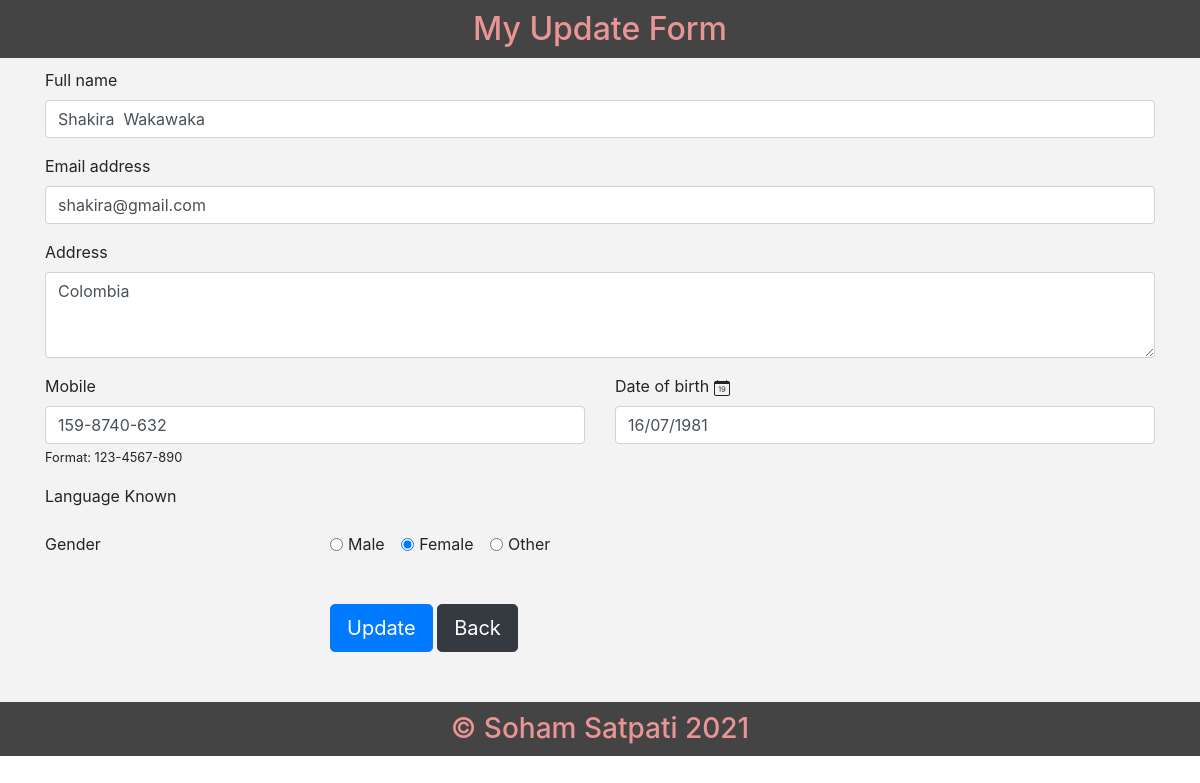
Page /updateuser.php?id=10 on the committed database.
### tables this page shows
CREATE TABLE `user` (
  `id` int(11) NOT NULL,
  `user_id` int(11) NOT NULL,
  `name` varchar(255) NOT NULL,
  `email` varchar(255) NOT NULL,
  `password` varchar(255) NOT NULL,
  `address` varchar(255) NOT NULL,
  `mobile` varchar(50) NOT NULL,
  `dob` varchar(50) NOT NULL,
  `lang` varchar(255) NOT NULL,
  `gender` varchar(20) NOT NULL
);

### updateuser.php (the view, shortened to what this page needs)
<?php
include "./include/header.php";
require_once "dbconn.php";
$errfname = $errlname= $erremail = $errpass = $err_repass = $erraddr = $errmobile = $errgender = $errdob = $errlang = "";
$id = $_GET['id'];
$sql = "SELECT * FROM user where id = '$id'";
$result = $conn->query($sql);
?>
<section class="myheader">
<h2><?php echo "My Update Form";?></h2>
</section>
<section class="maincontent">
<div class="container">
        <form method='post' name="form2" >
<?php
if ($result->num_rows > 0) {
    while($row = $result->fetch_assoc()) {
?>
            <div class="form-group">
            <label for="exampleFormControlInput1">Full name</label>
            <input type="text" class="form-control" id="name" placeholder="Enter your name" autocomplete="on" name="name" value="<?php echo $row['name'];?>">
          </div>
          <div class="form-group">
            <label for="exampleFormControlInput1">Email address</label>
            <input type="text" class="form-control" id="email" placeholder="name@example.com" autocomplete="on" name="email" value="<?php echo $row['email'];?>">
          </div>
          <div class="form-group">
            <label for="textarea">Address</label>
            <textarea class="form-control" id="address" rows="3" name="address" placeholder="Enter your Home address"><?php echo $row['address'];?></textarea><?php echo $erraddr;?>
          </div>
          <div class="form-group">
        <div class="row">
    <div class="col">
    <label for="exampleFormControlInput1">Mobile</label>
      <input type="tel" class="form-control" name = "mobile" placeholder="123-4567-890" pattern="[0-9]{3}-[0-9]{4}-[0-9]{3}" value="<?php echo $row['mobile'];?>"><?php echo $errmobile;?><small>Format: 123-4567-890</small>
    </div>
    <div class="col">
    <label for="exampleFormControlInput1">Date of birth</label>
    <i class="bi bi-calendar-date"></i>
    <input data-date-format="dd/mm/yyyy" id="datepicker" class="form-control" name = "datepicker" placeholder="Choose Date of Birth" autocomplete = "off" value="<?php echo $row['dob'];?>">
    </div>
        </div>
        </div>
          <div class="form-group">
        <div class="row">
    <div class="col-sm-3">
    <label for="exampleFormControlInput1">Language Known</label>
    </div>
    <div class="col-sm-6">
    </div>
    <div class="col-sm-3">
    </div>
    </div>
  </div>
           <div class="form-group">
           <div class="row">
           <div class="col-sm-3">
           <label for="exampleFormControlInput1">Gender</label>
           </div>
           <div class="col-sm-9">
           <?php
           if($row['gender'] == "male"){
           ?>
           <div class="form-check form-check-inline">
                <input class="form-check-input" type="radio" id="inlineRadio1" name="MyRadio" value="male" checked = "true">
                <label class="form-check-label" for="inlineRadio1">Male</label>
              </div>
              <div class="form-check form-check-inline">
                <input class="form-check-input" type="radio" id="inlineRadio2" name="MyRadio" value="female">
                <label class="form-check-label" for="inlineRadio2">Female</label>
              </div>
              <div class="form-check form-check-inline">
                <input class="form-check-input" type="radio" id="inlineRadio2" name="MyRadio" value="other">
                <label class="form-check-label" for="inlineRadio2">Other</label>
              </div>
              <?php
           }
           else if($row['gender'] == "female"){
              ?>
              <div class="form-check form-check-inline">
                <input class="form-check-input" type="radio" id="inlineRadio1" name="MyRadio" value="male" >
                <label class="form-check-label" for="inlineRadio1">Male</label>
              </div>
              <div class="form-check form-check-inline">
                <input class="form-check-input" type="radio" id="inlineRadio2" name="MyRadio" value="female" checked = "true">
                <label class="form-check-label" for="inlineRadio2">Female</label>
              </div>
              <div class="form-check form-check-inline">
                <input class="form-check-input" type="radio" id="inlineRadio2" name="MyRadio" value="other">
                <label class="form-check-label" for="inlineRadio2">Other</label>
              </div>
              <?php
           }
            ?>
           </div>
           </div>
           </div>
          <br/>
          <div class="form-group">
          <div class="row">
           <div class="col-sm-3">
           </div>
           <div class="col-sm-6">
           <input type="submit" class="btn btn-primary btn-lg" value="Update" name = "update"/>
           <button type="submit" class="btn btn-dark btn-lg" name="back">Back</button>
           </div>
           <div class="col-sm-3">
           </div>
           </div>
        </div>
         <br/>
        </form>
      </div>
</section>
<?php
}
}
else {
  echo "0 results";
}
include "./include/footer.php";
?>

### css/style.css (style rules this page uses)
.myheader,.myfooter { background:#444; color:#ea9595; text-align:center; padding:10px; }
.maincontent { height:auto; padding:10px; }
.myheader h2,.myfooter h3 { margin: 0; }
body { font-family: Arial, Helvetica, sans-serif; }

### rows in the picture
user: name "Shakira Wakawaka", email "shakira@gmail.com", address "Colombia", mobile "159-8740-632", datepicker "16/07/1981"
